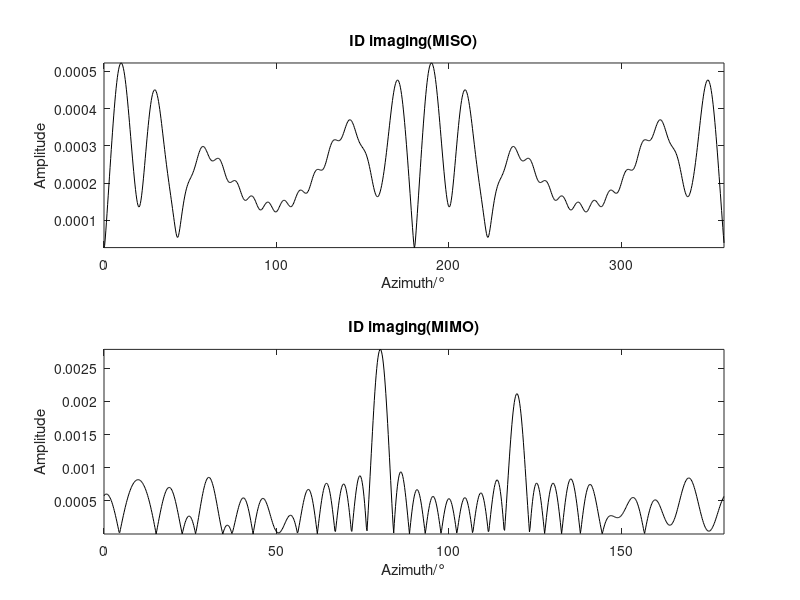

The MATLAB script that drew this image:
%% DEMO - Vortex wave target imaging based on FFT
%
% History :
%   Yao - 2021.6.14 - v1.0
%       1.Create File

%%
clc;clear;close all;  

%% Setting Parameters 
% Basic
modeRange = 20;
f0 = 20e9;

c = 299792458;
lambda = c / f0 ;
k = 2.0 * pi / lambda; 

% Target 
scatteringPointNum = 2;
mRadius = [500,600] * lambda;
mElevation = [0.3,0.3]*pi;
mAzimuth = [80,120] * pi / 180;

%% Parameters
N = 1024;
elemNum = 16;
arrRadius = 5*lambda;

%% Computed Parameters
modes = -modeRange:1:modeRange ;
rcs = ones(1,scatteringPointNum);

%% Echo Signal
sr_miso = zeros(length(modes),1); 
sr_mimo = zeros(length(modes),1);

for i = 1 : length(modes)
   mode = modes(i);
   sr_miso(i) = rcs * (...
        elemNum * 1i^mode ...
        .* exp(-1i*2.0*k*mRadius') ./ (mRadius'.^2)...
        .* besselj(mode,k*arrRadius*sin(mElevation'))...
        .* exp(1i*mode*(mAzimuth')));
    
    sr_mimo(i)  = rcs * (... 
        elemNum^2 * (1i^mode).^2 ...
        .* exp(-1i*2.0*k*mRadius') ./ (mRadius'.^2)...
        .* besselj(mode,k*arrRadius*sin(mElevation')).^2 ...
        .* exp(1i* 2.0 *mode*mAzimuth'));
    
    % Phase compensation
    sr_miso(i) = sr_miso(i) * (-1i)^mode;
    sr_mimo(i) = sr_mimo(i) * ((-1i)^mode)^2;
end

%% Processing of Echo Signal
Y_miso = fft(sr_miso,N);
y_miso = abs( Y_miso / N );
x_miso = (0:(N-1))/N*360;

Y_mimo = fft(sr_mimo,N);
y_mimo = abs( Y_mimo / N );
x_mimo = (0:(N-1))/N*360/2;

%% Plot
figure(1);
subplot(211);plot(x_miso,y_miso,'k');
xlabel('Azimuth/°');ylabel('Amplitude');title('ID imaging(MISO)');
xlim([min(x_miso),max(x_miso)]);ylim([min(y_miso),max(y_miso)]);

subplot(212);plot(x_mimo,y_mimo,'k');
xlabel('Azimuth/°');ylabel('Amplitude');title('ID imaging(MIMO)');
xlim([min(x_mimo),max(x_mimo)]);ylim([min(y_mimo),max(y_mimo)]);